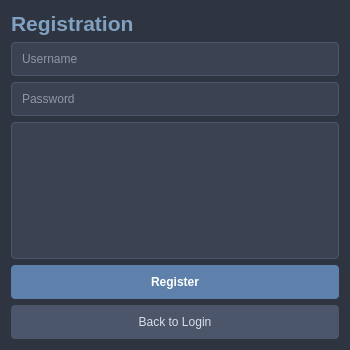
<?xml version="1.0" encoding="UTF-8"?>
<ui version="4.0">
 <class>RegisterDialog</class>
 <widget class="QDialog" name="RegisterDialog">
  <property name="geometry">
   <rect>
    <x>0</x>
    <y>0</y>
    <width>350</width>
    <height>350</height>
   </rect>
  </property>
  <property name="windowTitle">
   <string>Registration</string>
  </property>
  <property name="styleSheet">
   <string notr="true">background-color: #2E3440;
color: #D8DEE9;</string>
  </property>
  <layout class="QVBoxLayout" name="verticalLayout">
   <item>
    <widget class="QLabel" name="labelTitle">
     <property name="styleSheet">
      <string notr="true">QLabel {
    color: #81A1C1;
    font-size: 16pt;
    font-weight: bold;
    qproperty-alignment: AlignCenter;
}</string>
     </property>
     <property name="text">
      <string>Registration</string>
     </property>
    </widget>
   </item>
   <item>
    <widget class="QLineEdit" name="lineEditUsername">
     <property name="styleSheet">
      <string notr="true">QLineEdit {
    background-color: #3B4252;
    color: #E5E9F0;
    border: 1px solid #4C566A;
    border-radius: 4px;
    padding: 8px;
}</string>
     </property>
     <property name="placeholderText">
      <string>Username</string>
     </property>
    </widget>
   </item>
   <item>
    <widget class="QLineEdit" name="lineEditPassword">
     <property name="styleSheet">
      <string notr="true">QLineEdit {
    background-color: #3B4252;
    color: #E5E9F0;
    border: 1px solid #4C566A;
    border-radius: 4px;
    padding: 8px;
}</string>
     </property>
     <property name="placeholderText">
      <string>Password</string>
     </property>
     <property name="echoMode">
      <enum>QLineEdit::Password</enum>
     </property>
    </widget>
   </item>
   <item>
    <widget class="QTextEdit" name="textEditStatus">
     <property name="styleSheet">
      <string notr="true">QTextEdit {
    background-color: #3B4252;
    color: #A3BE8C;
    border: 1px solid #4C566A;
    border-radius: 4px;
    padding: 8px;
}</string>
     </property>
     <property name="readOnly">
      <bool>true</bool>
     </property>
    </widget>
   </item>
   <item>
    <widget class="QPushButton" name="pushButtonRegister">
     <property name="styleSheet">
      <string notr="true">QPushButton {
    background-color: #5E81AC;
    color: white;
    border-radius: 4px;
    padding: 10px;
    font-weight: bold;
}
QPushButton:hover {
    background-color: #81A1C1;
}</string>
     </property>
     <property name="text">
      <string>Register</string>
     </property>
    </widget>
   </item>
   <item>
    <widget class="QPushButton" name="pushButtonBackToLogin">
        <property name="styleSheet">
            <string notr="true">QPushButton {
    background-color: #4C566A;
    color: #D8DEE9;
    border-radius: 4px;
    padding: 10px;
}
QPushButton:hover {
    background-color: #5E81AC;
}</string>
        </property>
        <property name="text">
            <string>Back to Login</string>
        </property>
    </widget>
</item>
  </layout>
 </widget>
 <resources/>
 <connections/>
</ui>
